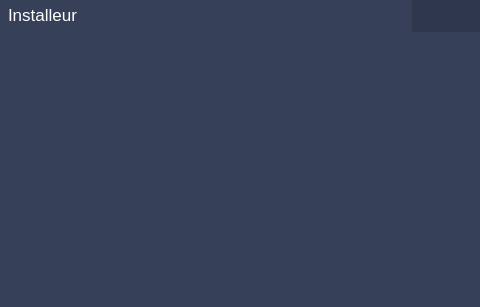
<?xml version="1.0" encoding="UTF-8"?>
<ui version="4.0">
 <class>InstallerMainFrame</class>
 <widget class="QMainWindow" name="InstallerMainFrame">
  <property name="geometry">
   <rect>
    <x>0</x>
    <y>0</y>
    <width>480</width>
    <height>307</height>
   </rect>
  </property>
  <property name="windowTitle">
   <string>Installer</string>
  </property>
  <property name="windowIcon">
   <iconset resource="../resources.qrc">
    <normaloff>:/resources/icon.png</normaloff>:/resources/icon.png</iconset>
  </property>
  <widget class="QWidget" name="centralWidget">
   <property name="styleSheet">
    <string notr="true">QWidget {
	 background: rgb(54, 64, 88); 
}</string>
   </property>
   <widget class="QWidget" name="verticalWidget" native="true">
    <property name="geometry">
     <rect>
      <x>0</x>
      <y>-3</y>
      <width>481</width>
      <height>311</height>
     </rect>
    </property>
    <layout class="QVBoxLayout" name="verticalLayout">
     <property name="spacing">
      <number>5</number>
     </property>
     <property name="leftMargin">
      <number>1</number>
     </property>
     <property name="topMargin">
      <number>1</number>
     </property>
     <property name="rightMargin">
      <number>1</number>
     </property>
     <property name="bottomMargin">
      <number>1</number>
     </property>
     <item>
      <widget class="QWidget" name="barMenu" native="true">
       <property name="cursor">
        <cursorShape>ArrowCursor</cursorShape>
       </property>
       <property name="mouseTracking">
        <bool>false</bool>
       </property>
       <property name="autoFillBackground">
        <bool>false</bool>
       </property>
       <property name="styleSheet">
        <string notr="true"/>
       </property>
       <layout class="QHBoxLayout" name="horizontalLayout_3">
        <property name="spacing">
         <number>0</number>
        </property>
        <property name="leftMargin">
         <number>0</number>
        </property>
        <property name="topMargin">
         <number>0</number>
        </property>
        <property name="rightMargin">
         <number>0</number>
        </property>
        <property name="bottomMargin">
         <number>0</number>
        </property>
        <item>
         <widget class="QLabel" name="label">
          <property name="maximumSize">
           <size>
            <width>28</width>
            <height>28</height>
           </size>
          </property>
          <property name="layoutDirection">
           <enum>Qt::LeftToRight</enum>
          </property>
          <property name="text">
           <string/>
          </property>
          <property name="pixmap">
           <pixmap resource="../resources.qrc">:/resources/logo_title.png</pixmap>
          </property>
          <property name="scaledContents">
           <bool>true</bool>
          </property>
          <property name="margin">
           <number>3</number>
          </property>
          <property name="indent">
           <number>0</number>
          </property>
         </widget>
        </item>
        <item>
         <widget class="QLabel" name="titleLabel">
          <property name="styleSheet">
           <string notr="true">QLabel { 
	color: rgb(255, 255, 255);
	font-family: &quot;Helvetica&quot;, Helvetica, serif; 
	font-size: 17px;
	font-weight: plain;
	font-stretch: expanded;
}</string>
          </property>
          <property name="text">
           <string>Installeur</string>
          </property>
         </widget>
        </item>
        <item>
         <spacer name="horizontalSpacer">
          <property name="orientation">
           <enum>Qt::Horizontal</enum>
          </property>
          <property name="sizeHint" stdset="0">
           <size>
            <width>40</width>
            <height>20</height>
           </size>
          </property>
         </spacer>
        </item>
        <item>
         <widget class="QPushButton" name="reduceButton">
          <property name="enabled">
           <bool>true</bool>
          </property>
          <property name="sizePolicy">
           <sizepolicy hsizetype="Fixed" vsizetype="Fixed">
            <horstretch>34</horstretch>
            <verstretch>34</verstretch>
           </sizepolicy>
          </property>
          <property name="minimumSize">
           <size>
            <width>34</width>
            <height>34</height>
           </size>
          </property>
          <property name="maximumSize">
           <size>
            <width>34</width>
            <height>34</height>
           </size>
          </property>
          <property name="baseSize">
           <size>
            <width>34</width>
            <height>34</height>
           </size>
          </property>
          <property name="styleSheet">
           <string notr="true">QPushButton { 
	background-color:rgb(46, 55, 76); 
	border: 0; 
 }
QPushButton:hover { 
	background-color: rgb(33, 42, 63); 
	border: 0;  
 }</string>
          </property>
          <property name="text">
           <string/>
          </property>
          <property name="icon">
           <iconset resource="../resources.qrc">
            <normaloff>:/resources/minus.png</normaloff>:/resources/minus.png</iconset>
          </property>
         </widget>
        </item>
        <item>
         <widget class="QPushButton" name="closeButton">
          <property name="sizePolicy">
           <sizepolicy hsizetype="Fixed" vsizetype="Fixed">
            <horstretch>34</horstretch>
            <verstretch>34</verstretch>
           </sizepolicy>
          </property>
          <property name="minimumSize">
           <size>
            <width>34</width>
            <height>34</height>
           </size>
          </property>
          <property name="maximumSize">
           <size>
            <width>34</width>
            <height>34</height>
           </size>
          </property>
          <property name="baseSize">
           <size>
            <width>34</width>
            <height>34</height>
           </size>
          </property>
          <property name="styleSheet">
           <string notr="true">QPushButton { 
	background-color:rgb(46, 55, 76); 
	border: 0; 
 }
QPushButton:hover { 
	background-color: rgb(33, 42, 63); 
	border: 0;  
 }</string>
          </property>
          <property name="text">
           <string/>
          </property>
          <property name="icon">
           <iconset resource="../resources.qrc">
            <normaloff>:/resources/close.png</normaloff>:/resources/close.png</iconset>
          </property>
         </widget>
        </item>
       </layout>
      </widget>
     </item>
     <item>
      <spacer name="verticalSpacer">
       <property name="orientation">
        <enum>Qt::Vertical</enum>
       </property>
       <property name="sizeHint" stdset="0">
        <size>
         <width>20</width>
         <height>40</height>
        </size>
       </property>
      </spacer>
     </item>
    </layout>
   </widget>
  </widget>
 </widget>
 <layoutdefault spacing="6" margin="11"/>
 <resources>
  <include location="../resources.qrc"/>
 </resources>
 <connections/>
</ui>
